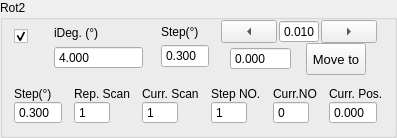
             <widget class="QGroupBox" name="rotary2Group">
              <property name="sizePolicy">
               <sizepolicy hsizetype="Expanding" vsizetype="Expanding">
                <horstretch>0</horstretch>
                <verstretch>0</verstretch>
               </sizepolicy>
              </property>
              <property name="title">
               <string>Rot2</string>
              </property>
              <layout class="QVBoxLayout" name="verticalLayout_84">
               <property name="topMargin">
                <number>0</number>
               </property>
               <item>
                <layout class="QVBoxLayout" name="verticalLayout_82">
                 <property name="spacing">
                  <number>12</number>
                 </property>
                 <item>
                  <layout class="QHBoxLayout" name="horizontalLayout_44" stretch="1,3,0,5">
                   <property name="spacing">
                    <number>6</number>
                   </property>
                   <item>
                    <layout class="QVBoxLayout" name="verticalLayout_80">
                     <property name="spacing">
                      <number>6</number>
                     </property>
                     <property name="topMargin">
                      <number>9</number>
                     </property>
                     <item>
                      <widget class="QCheckBox" name="activeRot2">
                       <property name="sizePolicy">
                        <sizepolicy hsizetype="Expanding" vsizetype="Preferred">
                         <horstretch>0</horstretch>
                         <verstretch>0</verstretch>
                        </sizepolicy>
                       </property>
                       <property name="toolTip">
                        <string>Active Instrument?</string>
                       </property>
                       <property name="text">
                        <string/>
                       </property>
                       <property name="checked">
                        <bool>true</bool>
                       </property>
                       <property name="mytype" stdset="0">
                        <string>checkbox</string>
                       </property>
                      </widget>
                     </item>
                     <item>
                      <widget class="LedIndicator" name="rotary2Led" native="true">
                       <property name="sizePolicy">
                        <sizepolicy hsizetype="Fixed" vsizetype="Fixed">
                         <horstretch>0</horstretch>
                         <verstretch>0</verstretch>
                        </sizepolicy>
                       </property>
                       <property name="minimumSize">
                        <size>
                         <width>25</width>
                         <height>25</height>
                        </size>
                       </property>
                       <property name="maximumSize">
                        <size>
                         <width>25</width>
                         <height>25</height>
                        </size>
                       </property>
                       <property name="baseSize">
                        <size>
                         <width>0</width>
                         <height>0</height>
                        </size>
                       </property>
                       <property name="mytype" stdset="0">
                        <string>led</string>
                       </property>
                      </widget>
                     </item>
                    </layout>
                   </item>
                   <item>
                    <layout class="QVBoxLayout" name="verticalLayout_38">
                     <property name="spacing">
                      <number>0</number>
                     </property>
                     <property name="leftMargin">
                      <number>0</number>
                     </property>
                     <property name="rightMargin">
                      <number>12</number>
                     </property>
                     <item>
                      <widget class="QLabel" name="label_36">
                       <property name="sizePolicy">
                        <sizepolicy hsizetype="Expanding" vsizetype="Fixed">
                         <horstretch>0</horstretch>
                         <verstretch>0</verstretch>
                        </sizepolicy>
                       </property>
                       <property name="maximumSize">
                        <size>
                         <width>16777215</width>
                         <height>16777215</height>
                        </size>
                       </property>
                       <property name="text">
                        <string>iDeg. (°)</string>
                       </property>
                       <property name="mytype" stdset="0">
                        <string>label</string>
                       </property>
                      </widget>
                     </item>
                     <item>
                      <widget class="QDoubleSpinBox" name="iRot2">
                       <property name="sizePolicy">
                        <sizepolicy hsizetype="Expanding" vsizetype="Fixed">
                         <horstretch>0</horstretch>
                         <verstretch>0</verstretch>
                        </sizepolicy>
                       </property>
                       <property name="maximumSize">
                        <size>
                         <width>16777215</width>
                         <height>16777215</height>
                        </size>
                       </property>
                       <property name="buttonSymbols">
                        <enum>QAbstractSpinBox::ButtonSymbols::NoButtons</enum>
                       </property>
                       <property name="decimals">
                        <number>3</number>
                       </property>
                       <property name="value">
                        <double>4.000000000000000</double>
                       </property>
                      </widget>
                     </item>
                    </layout>
                   </item>
                   <item>
                    <layout class="QVBoxLayout" name="verticalLayout_93">
                     <property name="spacing">
                      <number>0</number>
                     </property>
                     <item>
                      <widget class="QLabel" name="label_60">
                       <property name="sizePolicy">
                        <sizepolicy hsizetype="Expanding" vsizetype="Fixed">
                         <horstretch>0</horstretch>
                         <verstretch>0</verstretch>
                        </sizepolicy>
                       </property>
                       <property name="text">
                        <string>Step(°)</string>
                       </property>
                       <property name="mytype" stdset="0">
                        <string>label</string>
                       </property>
                      </widget>
                     </item>
                     <item>
                      <widget class="QDoubleSpinBox" name="rotary2Step_2">
                       <property name="sizePolicy">
                        <sizepolicy hsizetype="Expanding" vsizetype="Fixed">
                         <horstretch>0</horstretch>
                         <verstretch>0</verstretch>
                        </sizepolicy>
                       </property>
                       <property name="maximumSize">
                        <size>
                         <width>48</width>
                         <height>24</height>
                        </size>
                       </property>
                       <property name="buttonSymbols">
                        <enum>QAbstractSpinBox::ButtonSymbols::NoButtons</enum>
                       </property>
                       <property name="decimals">
                        <number>3</number>
                       </property>
                       <property name="value">
                        <double>0.300000000000000</double>
                       </property>
                      </widget>
                     </item>
                    </layout>
                   </item>
                   <item>
                    <layout class="QVBoxLayout" name="verticalLayout_56">
                     <property name="spacing">
                      <number>0</number>
                     </property>
                     <property name="leftMargin">
                      <number>6</number>
                     </property>
                     <property name="rightMargin">
                      <number>6</number>
                     </property>
                     <item>
                      <layout class="QHBoxLayout" name="horizontalLayout_22">
                       <property name="spacing">
                        <number>2</number>
                       </property>
                       <item>
                        <widget class="QToolButton" name="rot2JogL">
                         <property name="sizePolicy">
                          <sizepolicy hsizetype="Expanding" vsizetype="Fixed">
                           <horstretch>0</horstretch>
                           <verstretch>0</verstretch>
                          </sizepolicy>
                         </property>
                         <property name="minimumSize">
                          <size>
                           <width>32</width>
                           <height>0</height>
                          </size>
                         </property>
                         <property name="text">
                          <string>...</string>
                         </property>
                         <property name="arrowType">
                          <enum>Qt::ArrowType::LeftArrow</enum>
                         </property>
                         <property name="mytype" stdset="0">
                          <string>arrowbutton</string>
                         </property>
                        </widget>
                       </item>
                       <item>
                        <widget class="QDoubleSpinBox" name="rotary2JogStep">
                         <property name="sizePolicy">
                          <sizepolicy hsizetype="Preferred" vsizetype="Preferred">
                           <horstretch>0</horstretch>
                           <verstretch>0</verstretch>
                          </sizepolicy>
                         </property>
                         <property name="maximumSize">
                          <size>
                           <width>40</width>
                           <height>24</height>
                          </size>
                         </property>
                         <property name="buttonSymbols">
                          <enum>QAbstractSpinBox::ButtonSymbols::NoButtons</enum>
                         </property>
                         <property name="decimals">
                          <number>3</number>
                         </property>
                         <property name="minimum">
                          <double>-50.000000000000000</double>
                         </property>
                         <property name="maximum">
                          <double>210.000000000000000</double>
                         </property>
                         <property name="value">
                          <double>0.010000000000000</double>
                         </property>
                        </widget>
                       </item>
                       <item>
                        <widget class="QToolButton" name="rot2JogR">
                         <property name="sizePolicy">
                          <sizepolicy hsizetype="Expanding" vsizetype="Fixed">
                           <horstretch>0</horstretch>
                           <verstretch>0</verstretch>
                          </sizepolicy>
                         </property>
                         <property name="minimumSize">
                          <size>
                           <width>32</width>
                           <height>0</height>
                          </size>
                         </property>
                         <property name="text">
                          <string>...</string>
                         </property>
                         <property name="arrowType">
                          <enum>Qt::ArrowType::RightArrow</enum>
                         </property>
                         <property name="mytype" stdset="0">
                          <string>arrowbutton</string>
                         </property>
                        </widget>
                       </item>
                      </layout>
                     </item>
                     <item>
                      <layout class="QHBoxLayout" name="horizontalLayout_12">
                       <property name="spacing">
                        <number>6</number>
                       </property>
                       <item>
                        <widget class="QDoubleSpinBox" name="rot2SetPos">
                         <property name="sizePolicy">
                          <sizepolicy hsizetype="Fixed" vsizetype="Fixed">
                           <horstretch>0</horstretch>
                           <verstretch>0</verstretch>
                          </sizepolicy>
                         </property>
                         <property name="maximumSize">
                          <size>
                           <width>16777215</width>
                           <height>16777215</height>
                          </size>
                         </property>
                         <property name="buttonSymbols">
                          <enum>QAbstractSpinBox::ButtonSymbols::NoButtons</enum>
                         </property>
                         <property name="decimals">
                          <number>3</number>
                         </property>
                         <property name="maximum">
                          <double>1000.000000000000000</double>
                         </property>
                        </widget>
                       </item>
                       <item>
                        <widget class="QPushButton" name="rot2MoveTo">
                         <property name="sizePolicy">
                          <sizepolicy hsizetype="Preferred" vsizetype="Preferred">
                           <horstretch>0</horstretch>
                           <verstretch>0</verstretch>
                          </sizepolicy>
                         </property>
                         <property name="maximumSize">
                          <size>
                           <width>60</width>
                           <height>16777215</height>
                          </size>
                         </property>
                         <property name="font">
                          <font>
                           <pointsize>10</pointsize>
                          </font>
                         </property>
                         <property name="text">
                          <string>Move to</string>
                         </property>
                         <property name="mytype" stdset="0">
                          <string>clickable_button</string>
                         </property>
                        </widget>
                       </item>
                      </layout>
                     </item>
                    </layout>
                   </item>
                  </layout>
                 </item>
                 <item>
                  <layout class="QHBoxLayout" name="horizontalLayout_15">
                   <item>
                    <layout class="QVBoxLayout" name="verticalLayout_41">
                     <property name="spacing">
                      <number>0</number>
                     </property>
                     <item>
                      <widget class="QLabel" name="label_35">
                       <property name="text">
                        <string>Step(°)</string>
                       </property>
                       <property name="mytype" stdset="0">
                        <string>label</string>
                       </property>
                      </widget>
                     </item>
                     <item>
                      <widget class="QDoubleSpinBox" name="rotary2Step">
                       <property name="sizePolicy">
                        <sizepolicy hsizetype="Expanding" vsizetype="Fixed">
                         <horstretch>0</horstretch>
                         <verstretch>0</verstretch>
                        </sizepolicy>
                       </property>
                       <property name="maximumSize">
                        <size>
                         <width>48</width>
                         <height>24</height>
                        </size>
                       </property>
                       <property name="buttonSymbols">
                        <enum>QAbstractSpinBox::ButtonSymbols::NoButtons</enum>
                       </property>
                       <property name="decimals">
                        <number>3</number>
                       </property>
                       <property name="value">
                        <double>0.300000000000000</double>
                       </property>
                      </widget>
                     </item>
                    </layout>
                   </item>
                   <item>
                    <layout class="QVBoxLayout" name="verticalLayout_94">
                     <property name="spacing">
                      <number>0</number>
                     </property>
                     <item>
                      <widget class="QLabel" name="label_61">
                       <property name="sizePolicy">
                        <sizepolicy hsizetype="Expanding" vsizetype="Fixed">
                         <horstretch>0</horstretch>
                         <verstretch>0</verstretch>
                        </sizepolicy>
                       </property>
                       <property name="text">
                        <string>Rep. Scan</string>
                       </property>
                       <property name="mytype" stdset="0">
                        <string>label</string>
                       </property>
                      </widget>
                     </item>
                     <item>
                      <widget class="QSpinBox" name="ScanRepNO_R2">
                       <property name="sizePolicy">
                        <sizepolicy hsizetype="Expanding" vsizetype="Fixed">
                         <horstretch>0</horstretch>
                         <verstretch>0</verstretch>
                        </sizepolicy>
                       </property>
                       <property name="maximumSize">
                        <size>
                         <width>36</width>
                         <height>24</height>
                        </size>
                       </property>
                       <property name="buttonSymbols">
                        <enum>QAbstractSpinBox::ButtonSymbols::NoButtons</enum>
                       </property>
                       <property name="maximum">
                        <number>10000</number>
                       </property>
                       <property name="value">
                        <number>1</number>
                       </property>
                      </widget>
                     </item>
                    </layout>
                   </item>
                   <item>
                    <layout class="QVBoxLayout" name="verticalLayout_95">
                     <property name="spacing">
                      <number>0</number>
                     </property>
                     <item>
                      <widget class="QLabel" name="label_62">
                       <property name="sizePolicy">
                        <sizepolicy hsizetype="Expanding" vsizetype="Fixed">
                         <horstretch>0</horstretch>
                         <verstretch>0</verstretch>
                        </sizepolicy>
                       </property>
                       <property name="text">
                        <string>Curr. Scan</string>
                       </property>
                       <property name="mytype" stdset="0">
                        <string>label</string>
                       </property>
                      </widget>
                     </item>
                     <item>
                      <widget class="QSpinBox" name="Rot2CurrScan">
                       <property name="sizePolicy">
                        <sizepolicy hsizetype="Expanding" vsizetype="Fixed">
                         <horstretch>0</horstretch>
                         <verstretch>0</verstretch>
                        </sizepolicy>
                       </property>
                       <property name="maximumSize">
                        <size>
                         <width>36</width>
                         <height>24</height>
                        </size>
                       </property>
                       <property name="buttonSymbols">
                        <enum>QAbstractSpinBox::ButtonSymbols::NoButtons</enum>
                       </property>
                       <property name="maximum">
                        <number>10000</number>
                       </property>
                       <property name="value">
                        <number>1</number>
                       </property>
                      </widget>
                     </item>
                    </layout>
                   </item>
                   <item>
                    <layout class="QVBoxLayout" name="verticalLayout_40">
                     <property name="spacing">
                      <number>0</number>
                     </property>
                     <item>
                      <widget class="QLabel" name="label_34">
                       <property name="text">
                        <string>Step NO.</string>
                       </property>
                       <property name="mytype" stdset="0">
                        <string>label</string>
                       </property>
                      </widget>
                     </item>
                     <item>
                      <widget class="QSpinBox" name="rotary2StepNO">
                       <property name="sizePolicy">
                        <sizepolicy hsizetype="Expanding" vsizetype="Fixed">
                         <horstretch>0</horstretch>
                         <verstretch>0</verstretch>
                        </sizepolicy>
                       </property>
                       <property name="maximumSize">
                        <size>
                         <width>36</width>
                         <height>24</height>
                        </size>
                       </property>
                       <property name="buttonSymbols">
                        <enum>QAbstractSpinBox::ButtonSymbols::NoButtons</enum>
                       </property>
                       <property name="maximum">
                        <number>10000</number>
                       </property>
                       <property name="value">
                        <number>1</number>
                       </property>
                      </widget>
                     </item>
                    </layout>
                   </item>
                   <item>
                    <layout class="QVBoxLayout" name="verticalLayout_47">
                     <property name="spacing">
                      <number>0</number>
                     </property>
                     <item>
                      <widget class="QLabel" name="label_50">
                       <property name="text">
                        <string>Curr.NO</string>
                       </property>
                       <property name="mytype" stdset="0">
                        <string>label</string>
                       </property>
                      </widget>
                     </item>
                     <item>
                      <widget class="QSpinBox" name="rotary2CurrStepNO">
                       <property name="sizePolicy">
                        <sizepolicy hsizetype="Expanding" vsizetype="Fixed">
                         <horstretch>0</horstretch>
                         <verstretch>0</verstretch>
                        </sizepolicy>
                       </property>
                       <property name="maximumSize">
                        <size>
                         <width>36</width>
                         <height>24</height>
                        </size>
                       </property>
                       <property name="buttonSymbols">
                        <enum>QAbstractSpinBox::ButtonSymbols::NoButtons</enum>
                       </property>
                       <property name="mytype" stdset="0">
                        <string>intNO</string>
                       </property>
                      </widget>
                     </item>
                    </layout>
                   </item>
                   <item>
                    <layout class="QVBoxLayout" name="verticalLayout_39">
                     <property name="spacing">
                      <number>0</number>
                     </property>
                     <item>
                      <widget class="QLabel" name="label_17">
                       <property name="text">
                        <string>Curr. Pos.</string>
                       </property>
                       <property name="mytype" stdset="0">
                        <string>label</string>
                       </property>
                      </widget>
                     </item>
                     <item>
                      <widget class="QDoubleSpinBox" name="rot2CurrPos">
                       <property name="sizePolicy">
                        <sizepolicy hsizetype="Expanding" vsizetype="Fixed">
                         <horstretch>0</horstretch>
                         <verstretch>0</verstretch>
                        </sizepolicy>
                       </property>
                       <property name="maximumSize">
                        <size>
                         <width>48</width>
                         <height>24</height>
                        </size>
                       </property>
                       <property name="buttonSymbols">
                        <enum>QAbstractSpinBox::ButtonSymbols::NoButtons</enum>
                       </property>
                       <property name="decimals">
                        <number>3</number>
                       </property>
                       <property name="minimum">
                        <double>-10.000000000000000</double>
                       </property>
                       <property name="maximum">
                        <double>1000.000000000000000</double>
                       </property>
                      </widget>
                     </item>
                    </layout>
                   </item>
                  </layout>
                 </item>
                </layout>
               </item>
              </layout>
             </widget>
